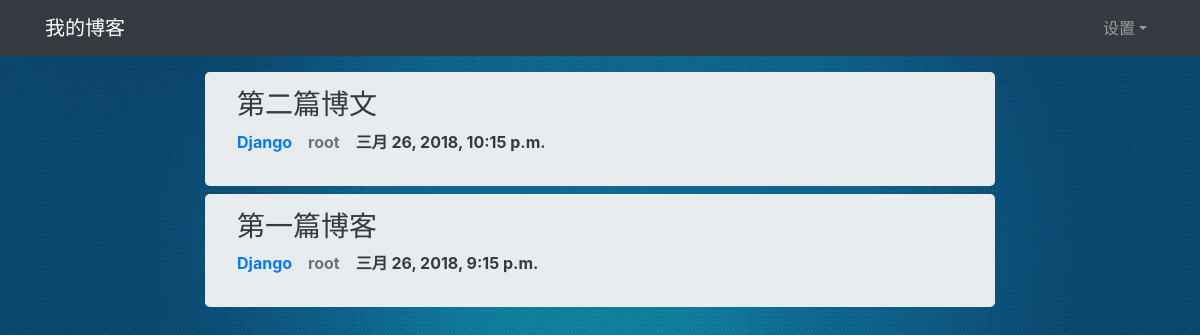
/, run on an earlier commit of the app's database.
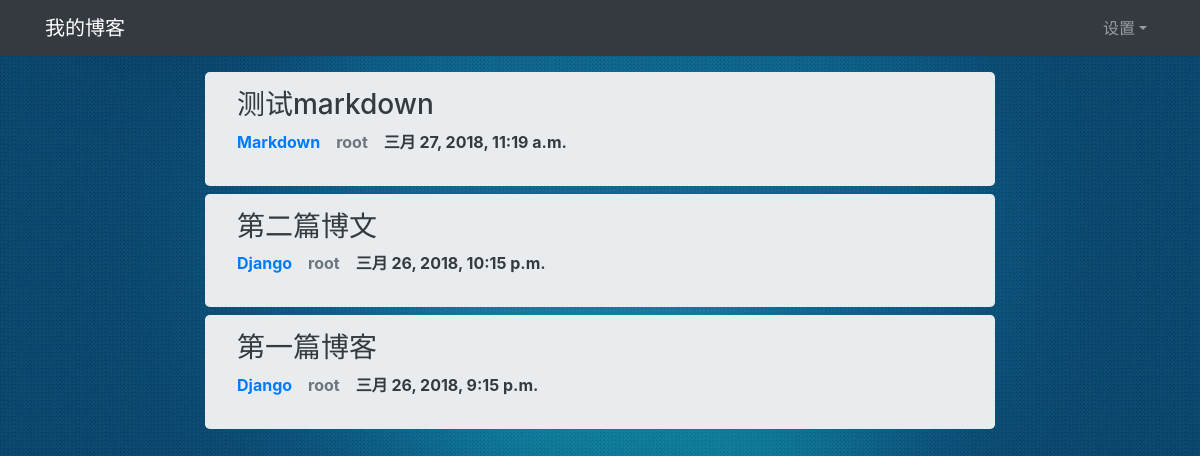
And on a later commit of the database.
### blog/models.py (models this page shows, shortened)
class Article(models.Model):
    title = models.CharField(max_length=100)
    body = models.TextField()
    category = models.ForeignKey(Category, on_delete=models.CASCADE)
    created_time = models.DateTimeField(auto_now_add=True)
    modified_time = models.DateTimeField(auto_now=True)
    author = models.ForeignKey(User, on_delete=models.CASCADE)
    tags = models.ManyToManyField(Tag)

class Category(models.Model):
    name = models.CharField(max_length=100)
    def __str__(self):
        return self.name

### blog/views.py (the view)
# urls.py: path('', views.index, name="index"),
def index(request):
    articles = Article.objects.all().order_by('-created_time')
    context = {'articles': articles}
    return render(request, 'blog/index.html', context)

### blog/templates/blog/index.html
{% extends 'blog/base.html' %}
{% load i18n %}
{% load static %}
{% block extracss %}
        <link rel="stylesheet" href="{% static 'css/index.css' %}">
{% endblock extracss %}
{% block content %}
<div class="row">
    <div class="col-md-2">
    </div>
    <div class="col-md-8">
        {% for article in articles %}
            <div class="jumbotron jumbotron-articles">
                <h3><a href="{% url 'blog:article_details' article.id %}" class="a-text a-hover">{{ article.title }}</a></h3>
                <dl class="list-articles">
                    <dt><a class="a-hover" href="#">{{ article.category }}</a></dt>
                    <dt><a class="text-secondary a-hover" href="#">{{ article.author }}</a></dt>
                    <dt><a href="#" class="text-dark a-hover">{{ article.created_time }}</a></dt>
                </dl>
            </div>
        {% endfor %}
    </div>
</div>
{% endblock content %}

What changed in the data, as far as the page shows it:
added Article: title "测试markdown", category "Markdown", author "root", created_time "三月 27, 2018, 11:19 a.m."
